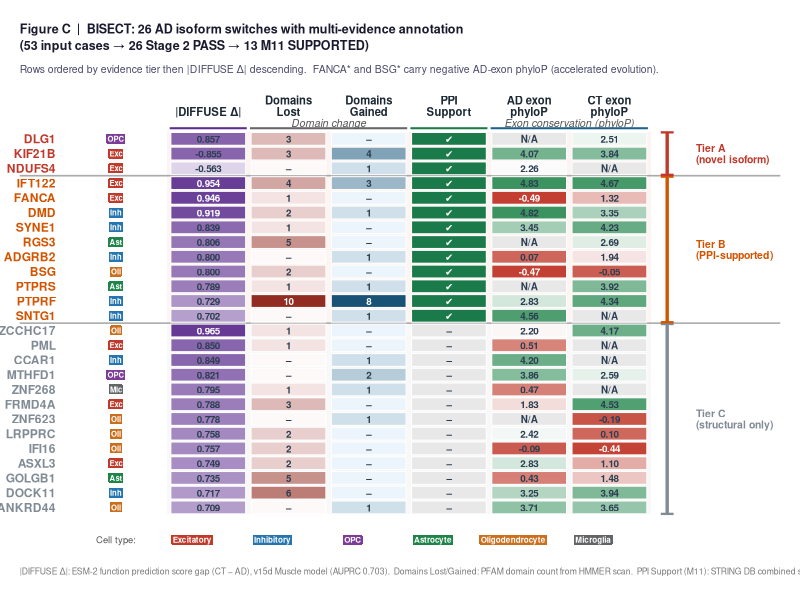
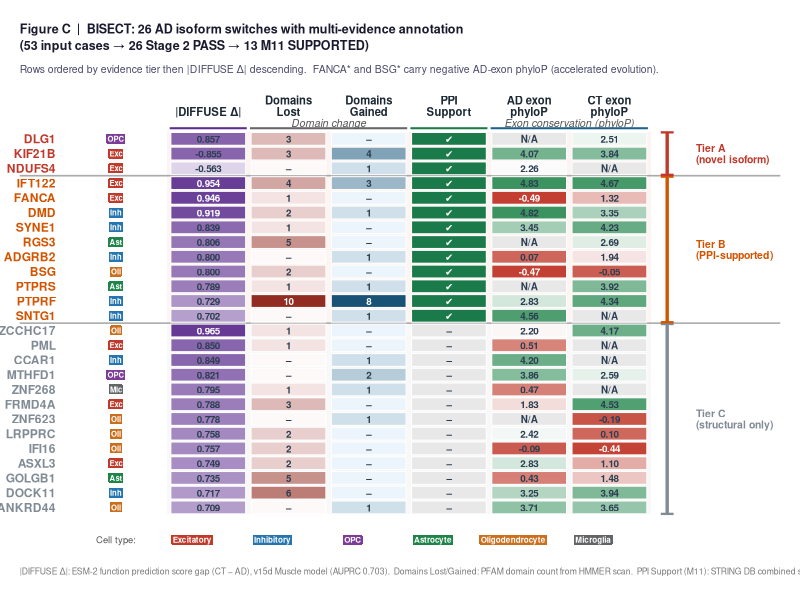

Write the R code that produced these figures, in order.
#!/usr/bin/env Rscript
# Fig C: 26 AD isoform switches — multi-evidence summary heatmap
# Nature Methods double-column (180 mm) format
# Packages: ggplot2, dplyr, RColorBrewer, tibble

suppressPackageStartupMessages({
  library(ggplot2)
  library(dplyr)
  library(RColorBrewer)
  library(tibble)
})

OUT_DIR <- tryCatch({
  args <- commandArgs(trailingOnly = FALSE)
  f <- sub("^--file=", "", args[grep("^--file=", args)])
  file.path(dirname(normalizePath(f, mustWork = FALSE)), "outputs")
}, error = function(e) "outputs")

# ─── 1. Data ──────────────────────────────────────────────────────────────────
# Tier A : novel isoform (NIC/NNIC) + M11 SUPPORTED
# Tier B : M11 SUPPORTED (known isoforms)
# Tier C : M11 UNSUPPORTED (structural domain change only)
# Within each tier, sorted by |DIFFUSE Δ| descending

df <- tribble(
  ~gene,     ~cell_type,         ~tier, ~delta,  ~n_lost, ~n_gained, ~m11,          ~ad_phyloP, ~ct_phyloP,
  # ── Tier A ────────────────────────────────────────────────────────────────
  "DLG1",    "OPC",              "A",    0.857,    3,  0,  "SUPPORTED",   NA,       2.507,
  "KIF21B",  "Excitatory",       "A",   -0.855,   3,  4,  "SUPPORTED",   4.067,    3.842,
  "NDUFS4",  "Excitatory",       "A",   -0.563,   0,  1,  "SUPPORTED",   2.263,    NA,
  # ── Tier B ────────────────────────────────────────────────────────────────
  "IFT122",  "Excitatory",       "B",    0.954,   4,  3,  "SUPPORTED",   4.826,    4.673,
  "FANCA",   "Excitatory",       "B",    0.946,   1,  0,  "SUPPORTED",  -0.493,    1.321,
  "DMD",     "Inhibitory",       "B",    0.919,   2,  1,  "SUPPORTED",   4.823,    3.350,
  "SYNE1",   "Inhibitory",       "B",    0.839,   1,  0,  "SUPPORTED",   3.450,    4.228,
  "RGS3",    "Astrocyte",        "B",    0.806,   5,  0,  "SUPPORTED",   NA,       2.687,
  "ADGRB2",  "Inhibitory",       "B",    0.800,   0,  1,  "SUPPORTED",   0.075,    1.935,
  "BSG",     "Oligodendrocyte",  "B",    0.800,   2,  0,  "SUPPORTED",  -0.473,   -0.051,
  "PTPRS",   "Astrocyte",        "B",    0.789,   1,  1,  "SUPPORTED",   NA,       3.919,
  "PTPRF",   "Inhibitory",       "B",    0.729,  10,  8,  "SUPPORTED",   2.835,    4.341,
  "SNTG1",   "Inhibitory",       "B",    0.702,   0,  1,  "SUPPORTED",   4.558,    NA,
  # ── Tier C ────────────────────────────────────────────────────────────────
  "ZCCHC17", "Oligodendrocyte",  "C",    0.965,   1,  0,  "UNSUPPORTED", 2.201,    4.169,
  "PML",     "Excitatory",       "C",    0.850,   1,  0,  "UNSUPPORTED", 0.508,    NA,
  "CCAR1",   "Inhibitory",       "C",    0.849,   0,  1,  "UNSUPPORTED", 4.204,    NA,
  "MTHFD1",  "OPC",              "C",    0.821,   0,  2,  "UNSUPPORTED", 3.864,    2.591,
  "ZNF268",  "Microglia",        "C",    0.795,   1,  1,  "UNSUPPORTED", 0.468,    NA,
  "FRMD4A",  "Excitatory",       "C",    0.788,   3,  0,  "UNSUPPORTED", 1.834,    4.534,
  "ZNF623",  "Oligodendrocyte",  "C",    0.778,   0,  1,  "UNSUPPORTED", NA,      -0.186,
  "LRPPRC",  "Oligodendrocyte",  "C",    0.758,   2,  0,  "UNSUPPORTED", 2.418,    0.096,
  "IFI16",   "Oligodendrocyte",  "C",    0.757,   2,  0,  "UNSUPPORTED",-0.089,   -0.440,
  "ASXL3",   "Excitatory",       "C",    0.749,   2,  0,  "UNSUPPORTED", 2.827,    1.104,
  "GOLGB1",  "Astrocyte",        "C",    0.735,   5,  0,  "UNSUPPORTED", 0.428,    1.481,
  "DOCK11",  "Inhibitory",       "C",    0.717,   6,  0,  "UNSUPPORTED", 3.250,    3.940,
  "ANKRD44", "Oligodendrocyte",  "C",    0.709,   0,  1,  "UNSUPPORTED", 3.712,    3.645
)

# Row ordering: Tier A→B→C, then |delta| desc within tier
df <- df %>%
  mutate(tier = factor(tier, levels = c("A","B","C")),
         abs_delta = abs(delta)) %>%
  arrange(tier, desc(abs_delta)) %>%
  mutate(y = rev(row_number()))  # top row = largest y value

N <- nrow(df)   # 26

# ─── 2. Palettes & helpers ────────────────────────────────────────────────────

CELL_COLS <- c(
  Excitatory      = "#C0392B",
  Inhibitory      = "#2475B0",
  OPC             = "#7D3C98",
  Astrocyte       = "#1E8449",
  Oligodendrocyte = "#CA6F1E",
  Microglia       = "#626567"
)

TIER_COLS  <- c(A = "#C0392B", B = "#D35400", C = "#808B96")
TIER_LABEL <- c(A = "Tier A\n(novel isoform)", B = "Tier B\n(PPI-supported)", C = "Tier C\n(structural only)")

# Sequential: lo_col → hi_col, x ∈ [lo, hi]
seq_pal <- function(x, lo, hi, col_lo, col_hi, na_col = "#E8E8E8") {
  pal  <- colorRampPalette(c(col_lo, col_hi))(200)
  norm <- pmin(pmax((x - lo)/(hi - lo), 0), 1)
  idx  <- pmax(round(norm * 199) + 1, 1)
  out  <- pal[idx]
  out[is.na(x)] <- na_col
  out
}

# Diverging: lo_col → mid_col → hi_col, x ∈ [lo, hi], midpoint at mid_x
div_pal <- function(x, lo, hi, mid_x = 0,
                    col_lo = "#C0392B", col_mid = "#FDFEFE", col_hi = "#1E8449",
                    na_col = "#E8E8E8") {
  pal  <- colorRampPalette(c(col_lo, col_mid, col_hi))(400)
  norm <- pmin(pmax((x - lo)/(hi - lo), 0), 1)
  idx  <- pmax(round(norm * 399) + 1, 1)
  out  <- pal[idx]
  out[is.na(x)] <- na_col
  out
}

# Auto text color (black on light bg, white on dark bg)
auto_txt <- function(hex_col) {
  hex_col[is.na(hex_col)] <- "#E8E8E8"
  m   <- col2rgb(hex_col) / 255
  lum <- 0.2126 * m[1,] + 0.7152 * m[2,] + 0.0722 * m[3,]
  ifelse(lum > 0.42, "#2C3E50", "#FFFFFF")
}

# ─── 3. Compute tile fills & labels ──────────────────────────────────────────

# Column 1: |DIFFUSE Δ|
f1  <- seq_pal(abs(df$delta), 0.50, 1.00, "#F3EEF9", "#5B2C8D")
l1  <- sprintf("%.3f", df$delta)

# Column 2: Domains Lost
f2  <- seq_pal(df$n_lost,    0, 10, "#FEF9F9", "#922B21")
l2  <- ifelse(df$n_lost  == 0, "–", as.character(df$n_lost))

# Column 3: Domains Gained
f3  <- seq_pal(df$n_gained,  0,  8, "#EBF5FB", "#1A5276")
l3  <- ifelse(df$n_gained == 0, "–", as.character(df$n_gained))

# Column 4: PPI Support (binary)
f4  <- ifelse(df$m11 == "SUPPORTED", "#1A7A4A", "#E8E8E8")
l4  <- ifelse(df$m11 == "SUPPORTED", "✔", "–")

# Column 5: AD-specific exon phyloP
f5  <- div_pal(df$ad_phyloP, -0.6, 5.2)
l5  <- ifelse(is.na(df$ad_phyloP), "N/A", sprintf("%.2f", df$ad_phyloP))

# Column 6: CT-specific exon phyloP
f6  <- div_pal(df$ct_phyloP, -0.6, 5.2)
l6  <- ifelse(is.na(df$ct_phyloP), "N/A", sprintf("%.2f", df$ct_phyloP))

# Assemble long-format tile data frame
make_col <- function(x_pos, fills, labels, gene, y_vals) {
  data.frame(x = x_pos, y = y_vals, fill_hex = fills,
             label = labels, gene = gene,
             stringsAsFactors = FALSE)
}
tile_df <- bind_rows(
  make_col(1, f1, l1, df$gene, df$y),
  make_col(2, f2, l2, df$gene, df$y),
  make_col(3, f3, l3, df$gene, df$y),
  make_col(4, f4, l4, df$gene, df$y),
  make_col(5, f5, l5, df$gene, df$y),
  make_col(6, f6, l6, df$gene, df$y)
)
tile_df$txt_col <- auto_txt(tile_df$fill_hex)

# ─── 4. Annotation frames ────────────────────────────────────────────────────

row_ann <- df %>%
  select(gene, cell_type, tier, y) %>%
  mutate(
    cell_hex  = CELL_COLS[cell_type],
    tier_hex  = TIER_COLS[as.character(tier)],
    ct_abbr   = case_when(
      cell_type == "Excitatory"      ~ "Exc",
      cell_type == "Inhibitory"      ~ "Inh",
      cell_type == "OPC"             ~ "OPC",
      cell_type == "Astrocyte"       ~ "Ast",
      cell_type == "Oligodendrocyte" ~ "Oli",
      TRUE                           ~ "Mic"
    )
  )

tier_ann <- df %>%
  group_by(tier) %>%
  summarise(y_lo = min(y) - 0.44, y_hi = max(y) + 0.44,
            y_mid = mean(y), .groups = "drop") %>%
  mutate(tier_hex = TIER_COLS[as.character(tier)],
         label    = TIER_LABEL[as.character(tier)])

# Tier separator y-positions (between A-B and B-C)
sep_y <- c(
  min(df$y[df$tier == "A"]) - 0.5,   # = 23.5
  min(df$y[df$tier == "B"]) - 0.5    # = 13.5
)

# Column header text
col_hdr <- data.frame(
  x     = 1:6,
  label = c("|DIFFUSE Δ|", "Domains\nLost", "Domains\nGained",
            "PPI\nSupport", "AD exon\nphyloP", "CT exon\nphyloP"),
  stringsAsFactors = FALSE
)

# Cell type legend (bottom strip)
ct_legend <- data.frame(
  label = names(CELL_COLS),
  col   = unname(CELL_COLS),
  x     = seq(0.8, 5.8, length.out = length(CELL_COLS)),
  y     = -1.2,
  stringsAsFactors = FALSE
)

# ─── 5. x-axis geometry ──────────────────────────────────────────────────────

X_CHIP  <- -0.15   # cell type chip
X_GENE  <- -0.90   # gene label right-align
X_BKT   <-  6.72  # tier bracket vertical bar
X_BLBL  <-  7.08  # tier bracket text

# ─── 6. Build figure ──────────────────────────────────────────────────────────

p <- ggplot() +

  # ── Tier background shading ──────────────────────────────────────────────
  geom_rect(
    data = tier_ann,
    aes(xmin = 0.48, xmax = 6.52, ymin = y_lo, ymax = y_hi,
        fill = I(tier_hex)),
    alpha = 0.055
  ) +

  # ── Tier horizontal separators ───────────────────────────────────────────
  geom_hline(
    yintercept = sep_y,
    color = "#AAAAAA", linewidth = 0.55, linetype = "solid"
  ) +

  # ── Main heatmap tiles ────────────────────────────────────────────────────
  geom_tile(
    data  = tile_df,
    aes(x = x, y = y, fill = I(fill_hex)),
    width = 0.93, height = 0.86,
    color = "white", linewidth = 0.30
  ) +

  # ── Cell value labels ─────────────────────────────────────────────────────
  geom_text(
    data  = tile_df,
    aes(x = x, y = y, label = label, color = I(txt_col)),
    size  = 2.50, fontface = "bold", lineheight = 0.88
  ) +

  # ── Gene name labels (left, tier-colored) ────────────────────────────────
  geom_text(
    data = row_ann,
    aes(x = X_GENE, y = y, label = gene, color = I(tier_hex)),
    hjust = 1, size = 3.05, fontface = "bold"
  ) +

  # ── Cell type chips ───────────────────────────────────────────────────────
  geom_label(
    data = row_ann,
    aes(x = X_CHIP, y = y, label = ct_abbr,
        fill  = I(cell_hex),
        color = I("white")),
    size          = 1.95, fontface = "bold",
    label.padding = unit(0.11, "lines"),
    label.r       = unit(0.08, "lines"),
    label.size    = 0
  ) +

  # ── Column headers ────────────────────────────────────────────────────────
  geom_text(
    data = col_hdr,
    aes(x = x, y = N + 1.55, label = label),
    size = 2.85, fontface = "bold", color = "#1C2833",
    vjust = 0, lineheight = 0.85
  ) +

  # ── Tier bracket: vertical bar ────────────────────────────────────────────
  geom_segment(
    data = tier_ann,
    aes(x = X_BKT, xend = X_BKT, y = y_lo, yend = y_hi,
        color = I(tier_hex)),
    linewidth = 1.15
  ) +

  # ── Tier bracket: top tick ────────────────────────────────────────────────
  geom_segment(
    data = tier_ann,
    aes(x = X_BKT - 0.08, xend = X_BKT + 0.08,
        y = y_hi, yend = y_hi,
        color = I(tier_hex)),
    linewidth = 0.80
  ) +

  # ── Tier bracket: bottom tick ─────────────────────────────────────────────
  geom_segment(
    data = tier_ann,
    aes(x = X_BKT - 0.08, xend = X_BKT + 0.08,
        y = y_lo, yend = y_lo,
        color = I(tier_hex)),
    linewidth = 0.80
  ) +

  # ── Tier bracket: label ───────────────────────────────────────────────────
  geom_text(
    data = tier_ann,
    aes(x = X_BLBL, y = y_mid, label = label, color = I(tier_hex)),
    hjust = 0, size = 2.65, fontface = "bold", lineheight = 0.88
  ) +

  # ── Cell type legend (bottom) ─────────────────────────────────────────────
  geom_label(
    data = ct_legend,
    aes(x = x, y = y, label = label,
        fill  = I(col),
        color = I("white")),
    size          = 2.05, fontface = "bold",
    label.padding = unit(0.14, "lines"),
    label.r       = unit(0.1,  "lines"),
    label.size    = 0
  ) +
  annotate("text", x = 0.1, y = -1.2, label = "Cell type:",
           hjust = 1, size = 2.4, color = "#555555", fontface = "plain") +

  # ── Column group header underlines ───────────────────────────────────────
  # DIFFUSE
  annotate("segment", x = 0.52, xend = 1.48, y = N + 0.72, yend = N + 0.72,
           color = "#5B2C8D", linewidth = 0.7) +
  # Domain change (cols 2–3)
  annotate("segment", x = 1.52, xend = 3.48, y = N + 0.72, yend = N + 0.72,
           color = "#666666", linewidth = 0.7) +
  annotate("text", x = 2.5, y = N + 1.08, label = "Domain change",
           size = 2.7, color = "#555555", fontface = "italic") +
  # PPI
  annotate("segment", x = 3.52, xend = 4.48, y = N + 0.72, yend = N + 0.72,
           color = "#1A7A4A", linewidth = 0.7) +
  # Conservation (cols 5–6)
  annotate("segment", x = 4.52, xend = 6.48, y = N + 0.72, yend = N + 0.72,
           color = "#1F618D", linewidth = 0.7) +
  annotate("text", x = 5.5, y = N + 1.08, label = "Exon conservation (phyloP)",
           size = 2.7, color = "#555555", fontface = "italic") +

  # ── Scales & coord ────────────────────────────────────────────────────────
  scale_x_continuous(limits = c(X_GENE - 0.45, X_BLBL + 1.05), expand = c(0, 0)) +
  scale_y_continuous(limits = c(-2.0, N + 3.2),  expand = c(0, 0)) +
  coord_cartesian(clip = "off") +

  # ── Theme ─────────────────────────────────────────────────────────────────
  theme_void(base_size = 9) +
  theme(
    plot.background = element_rect(fill = "white", color = NA),
    plot.margin     = margin(6, 5, 6, 5, unit = "mm"),
    plot.title      = element_text(
      size = 9, face = "bold", color = "#1A1A2E",
      margin = margin(b = 3, unit = "mm"), lineheight = 1.1
    ),
    plot.subtitle   = element_text(
      size = 7.5, color = "#4A4A6A",
      margin = margin(b = 4, unit = "mm"), lineheight = 1.25
    ),
    plot.caption    = element_text(
      size = 6.2, color = "#777777", hjust = 0, lineheight = 1.35,
      margin = margin(t = 4, unit = "mm")
    )
  ) +

  labs(
    title = paste0(
      "Figure C  |  BISECT: 26 AD isoform switches with multi-evidence annotation\n",
      "(53 input cases → 26 Stage 2 PASS → 13 M11 SUPPORTED)"
    ),
    subtitle = paste0(
      "Rows ordered by evidence tier then |DIFFUSE Δ| descending.  ",
      "FANCA* and BSG* carry negative AD-exon phyloP (accelerated evolution)."
    ),
    caption = paste0(
      "|DIFFUSE Δ|: ESM-2 function prediction score gap (CT − AD), v15d Muscle model (AUPRC 0.703).  ",
      "Domains Lost/Gained: PFAM domain count from HMMER scan.  ",
      "PPI Support (M11): STRING DB combined score ≥0 at least one hypothesized partner (experimental + coexp channels).  ",
      "phyloP: mean 100-way vertebrate conservation of isoform-specific exons; negative = accelerated evolution.  ",
      "N/A: no isoform-specific exons detected or API call failed.  ",
      "Stage 2 criterion: ≥1 domain gained or lost between CT and AD isoforms."
    )
  )

# ─── 7. Save ─────────────────────────────────────────────────────────────────

fig_w <- 7.48   # 190 mm — comfortably double-column for Nature Methods
fig_h <- 11.02  # 280 mm

pdf_out <- file.path(OUT_DIR, "figC_26case_heatmap.pdf")
png_out <- file.path(OUT_DIR, "figC_26case_heatmap.png")

# cairo_pdf for proper Unicode rendering
tryCatch({
  ggsave(pdf_out, plot = p, width = fig_w, height = fig_h,
         device = cairo_pdf)
  cat(sprintf("Saved PDF: %s\n", pdf_out))
}, error = function(e) {
  ggsave(pdf_out, plot = p, width = fig_w, height = fig_h, useDingbats = FALSE)
  cat(sprintf("Saved PDF (fallback): %s\n", pdf_out))
})

ggsave(png_out, plot = p, width = fig_w, height = fig_h, dpi = 300, bg = "white")
cat(sprintf("Saved PNG: %s\n", png_out))
